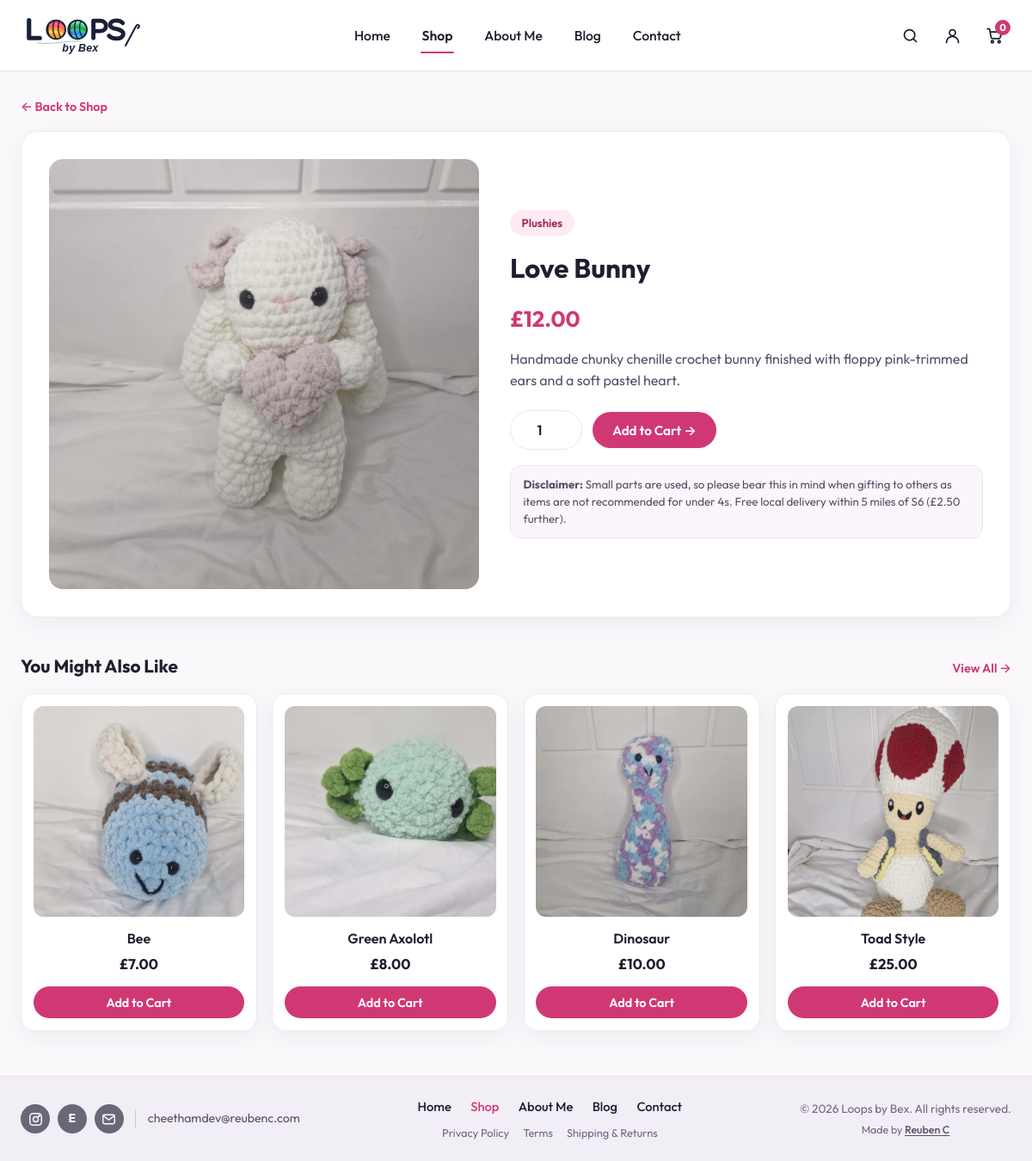
/product?slug=love-bunny, run on an earlier commit of the app's database.
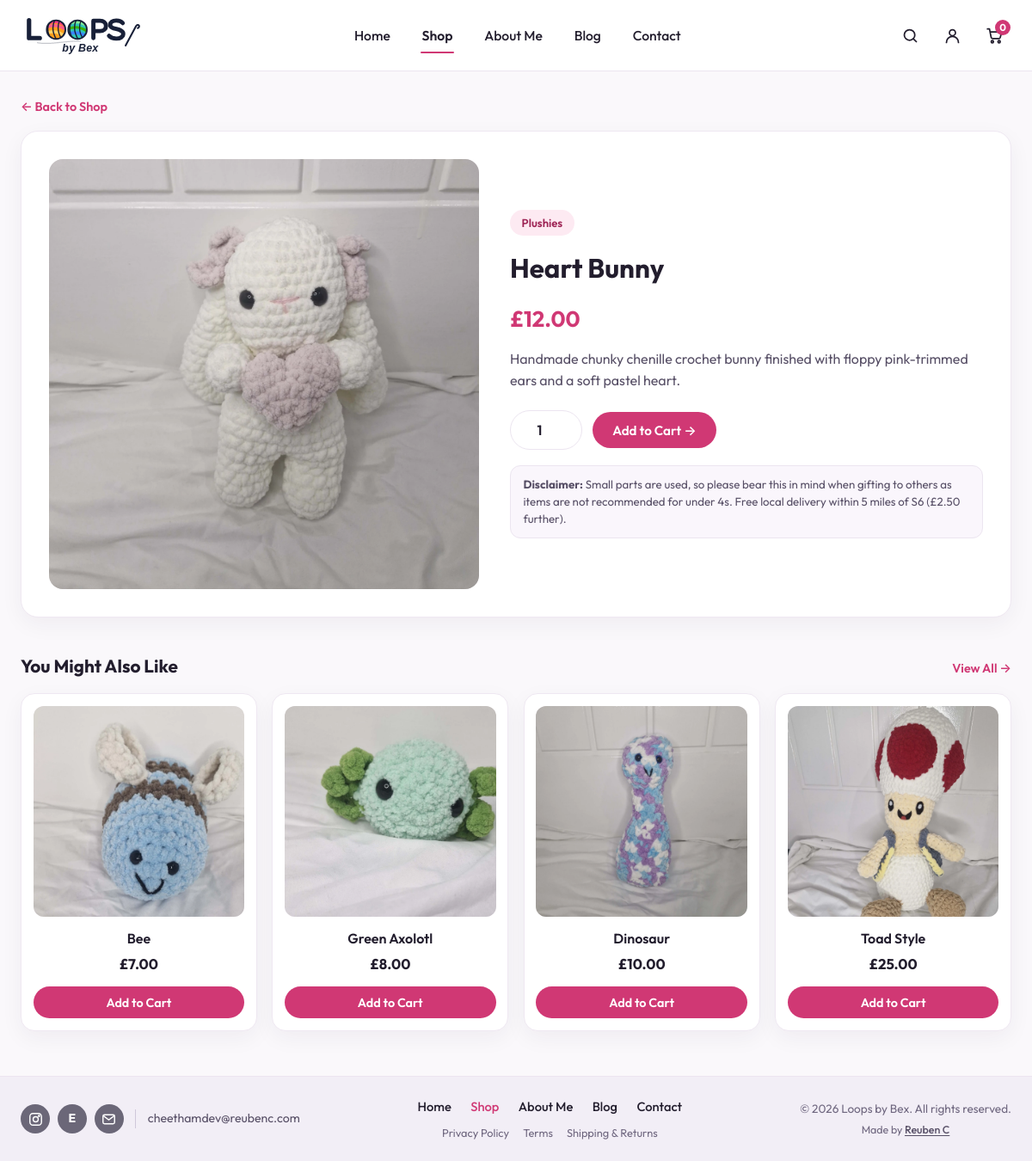
And on a later commit of the database.
### tables this page shows
CREATE TABLE IF NOT EXISTS products (
    id INT UNSIGNED AUTO_INCREMENT PRIMARY KEY,
    slug VARCHAR(120) NOT NULL,
    name VARCHAR(160) NOT NULL,
    category VARCHAR(80) NOT NULL DEFAULT 'Plushies',
    short_description VARCHAR(255) NOT NULL DEFAULT '',
    description TEXT NOT NULL,
    price_pence INT UNSIGNED NOT NULL DEFAULT 0,
    image_path VARCHAR(255) NOT NULL,
    side_image_path VARCHAR(255) NOT NULL DEFAULT '',
    stock_qty INT UNSIGNED NOT NULL DEFAULT 1,
    is_featured_main TINYINT(1) NOT NULL DEFAULT 0,
    is_featured_sidebar TINYINT(1) NOT NULL DEFAULT 0,
    is_active TINYINT(1) NOT NULL DEFAULT 1,
    sort_order INT UNSIGNED NOT NULL DEFAULT 0,
    created_at TIMESTAMP NOT NULL DEFAULT CURRENT_TIMESTAMP,
    UNIQUE KEY uq_products_slug (slug),
    KEY idx_products_active_sort (is_active, sort_order)
);

### includes/catalog.php (called while the page is built, shortened)
<?php
function hidden_product_slugs(): array
{
    return [
        'elephant-dog-bandana',
        'emoji-dog-bandana',
        'jungle-blue-dog-bandana',
        'jungle-pink-dog-bandana',
        'swan-dog-bandana',
    ];
}
function get_all_products(?PDO $pdo): array
{
    $defaultsBySlug = [];
    foreach (default_placeholder_products() as $item) {
        $defaultsBySlug[$item['slug']] = $item;
    }
    if ($pdo instanceof PDO) {
        try {
            $hiddenSlugs = hidden_product_slugs();
            $hiddenPlaceholders = implode(', ', array_fill(0, count($hiddenSlugs), '?'));
            $stmt = $pdo->prepare(
                "SELECT * FROM products
                 WHERE is_active = 1
                   AND slug NOT LIKE 'placeholder-%'
                   AND slug NOT IN ($hiddenPlaceholders)
                 ORDER BY sort_order ASC, id ASC"
            );
            $stmt->execute($hiddenSlugs);
            $rows = $stmt->fetchAll();
            if (!empty($rows)) {
                return array_map(static function (array $row) use ($defaultsBySlug): array {
                    $slug = (string) ($row['slug'] ?? '');
                    $fallbackSide = $defaultsBySlug[$slug]['side_image_path'] ?? '';
                    $row['id'] = (int) $row['id'];
                    $row['price_pence'] = (int) $row['price_pence'];
                    $row['stock_qty'] = (int) $row['stock_qty'];
                    $row['is_featured_main'] = (int) $row['is_featured_main'];
                    $row['is_featured_sidebar'] = (int) $row['is_featured_sidebar'];
                    $row['side_image_path'] = trim((string) ($row['side_image_path'] ?? '')) !== ''
                        ? (string) $row['side_image_path']
                        : $fallbackSide;
                    $row['color_options'] = $defaultsBySlug[$slug]['color_options'] ?? [];
                    $makerNote = (string) ($defaultsBySlug[$slug]['maker_note'] ?? '');
                    $row['maker_note'] = $makerNote;
                    if ($makerNote !== '' && isset($defaultsBySlug[$slug]['description'])) {
                        $row['short_description'] = $defaultsBySlug[$slug]['short_description'];
                        $row['description'] = $defaultsBySlug[$slug]['description'];
                    }
                    return $row;
                }, $rows);
            }
        } catch (PDOException $e) {
            if (!str_contains(strtolower($e->getMessage()), 'no such table')) {
                error_log('catalog query fallback: ' . $e->getMessage());
            }
        }
    }
    return default_placeholder_products();
}
function get_product_by_slug(?PDO $pdo, string $slug): ?array
{
    $slug = trim($slug);
    foreach (get_all_products($pdo) as $product) {
        if ($product['slug'] === $slug) {
            return $product;
        }
    }
    return null;
}
function product_is_sold(array $product): bool
{
    return (int) ($product['stock_qty'] ?? 0) <= 0;
}

### includes/bootstrap.php (called while the page is built, shortened)
<?php
require_once __DIR__ . '/../config.php';
require_once __DIR__ . '/security.php';
if (is_file(__DIR__ . '/catalog.php')) {
    require_once __DIR__ . '/catalog.php';
}
function e(mixed $value): string
{
    return htmlspecialchars((string) $value, ENT_QUOTES | ENT_SUBSTITUTE, 'UTF-8');
}
function format_gbp(int $pence): string
{
    $negative = $pence < 0;
    $abs = abs($pence);
    return ($negative ? '-' : '') . '£' . number_format($abs / 100, 2, '.', ',');
}

### pages/product.php (the view, shortened to what the changed rows need)
<?php
require_once __DIR__ . '/../includes/bootstrap.php';
$slug = trim((string) ($_GET['slug'] ?? ''));
$product = get_product_by_slug($pdo, $slug);
$isSold = product_is_sold($product);
$sideImage = trim((string) ($product['side_image_path'] ?? ''));
$activeView = (($_GET['view'] ?? '') === 'side' && $sideImage !== '') ? 'side' : 'front';
$initialImage = $activeView === 'side' ? $sideImage : (string) $product['image_path'];
$initialAlt = $activeView === 'side'
    ? $product['name'] . ' — side view'
    : (string) $product['name'];
require_once __DIR__ . '/../partials/header.php';
?>
<main class="site-main" id="main-content">
    <div class="site-container">
        <section class="product-detail-card">
            <div class="product-detail-media-wrap">
                <div class="product-detail-media<?php echo $isSold ? ' is-sold' : ''; ?>">
                    <img src="<?php echo e($initialImage); ?>"
                         alt="<?php echo e($initialAlt); ?>"
                         width="600"
                         height="600"
                         data-product-main-img>
                </div>
            </div>
            <div class="product-detail-info">
                <span class="badge-category"><?php echo e($product['category']); ?></span>
                <h1><?php echo e($product['name']); ?><?php if ($isSold): ?> <span class="product-sold-inline">SOLD</span><?php endif; ?></h1>
                <p class="detail-price"><?php echo e(format_gbp((int) $product['price_pence'])); ?></p>
                <p><?php echo e($product['description']); ?></p>
                <?php if (!$isSold): ?>
                    <form action="/cart-action.php" method="POST" class="add-detail-form">
                        <div class="add-detail-controls">
                            <input type="number" id="product-quantity" name="quantity" value="1" min="1" max="<?php echo (int) min(CART_MAX_QTY_PER_ITEM, (int) $product['stock_qty']); ?>" aria-label="Quantity">
                            <button type="submit" class="btn btn-primary">Add to Cart &rarr;</button>
                        </div>
                    </form>
                <?php else: ?>
                    <p class="product-sold-note"><?php echo e(product_sold_message($product)); ?></p>
                <?php endif; ?>
                <?php if (!empty($product['maker_note'])): ?>
                    <p class="product-safety-note">
                        <strong>Delivery:</strong> Free local delivery within 5 miles of Sheffield S6 (&pound;2.50 further across the UK).
                    </p>
                <?php else: ?>
                    <p class="product-safety-note">
                        <strong>Disclaimer:</strong> Small parts are used, so please bear this in mind when gifting to others as items are not recommended for under 4s. Free local delivery within 5 miles of S6 (&pound;2.50 further).
                    </p>
                <?php endif; ?>
            </div>
        </section>
        <section class="section-new-arrivals" style="margin-top: 2.5rem;">
            <div class="sidebar-card-header">
                <h2>You Might Also Like</h2>
            </div>
        </section>
    </div>
</main>
<?php require_once __DIR__ . '/../partials/footer.php'; ?>

What changed in the data, as far as the page shows it:
changed products "Plushies": name "Love Bunny" → "Heart Bunny"
